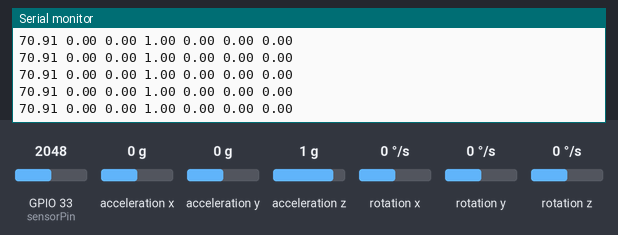
Bench run of a sketch on a simulated ESP32. Shown: the last lines printed to the serial monitor. Wiring (inferred from the names in the program): MPU-6050 motion sensor at I2C address 0x68. The inputs (shaded band) are chosen by the test bench; at power-on: acceleration x 0 g, GPIO 33 (sensorPin) = 2048, acceleration y 0 g, acceleration z 1 g, rotation x 0 °/s, rotation y 0 °/s, rotation z 0 °/s. WiFi joins after 1.5 s; servers stay silent unless stated.

Above: at 2.7 s.
2.8 s: acceleration x set to -1.4 g
At 3.07 s:
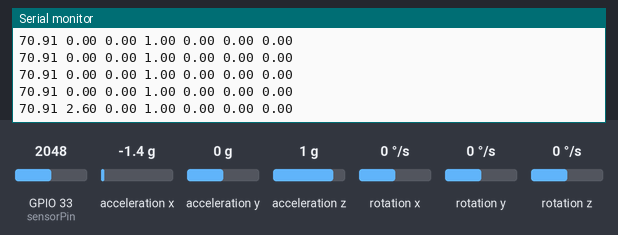
4.3 s: GPIO 33 (sensorPin) set to 2866
At 4.49 s:
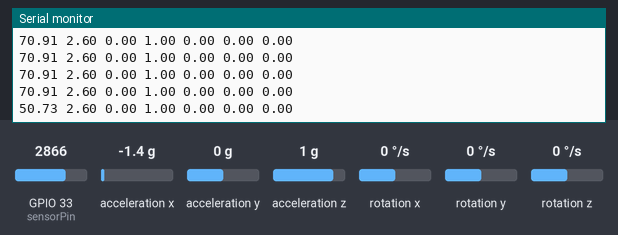
5.8 s: acceleration y set to -1.4 g
At 5.9 s:
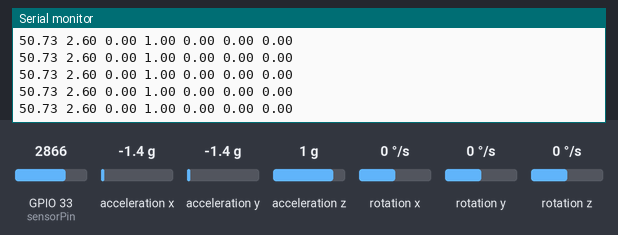
7.3 s: acceleration z set to -1.4 g
At 7.31 s:
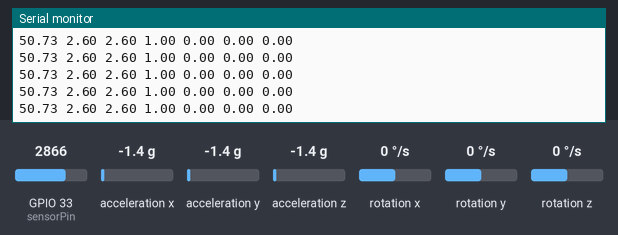
8.8 s: GPIO 33 (sensorPin) set to 3972
At 8.93 s:
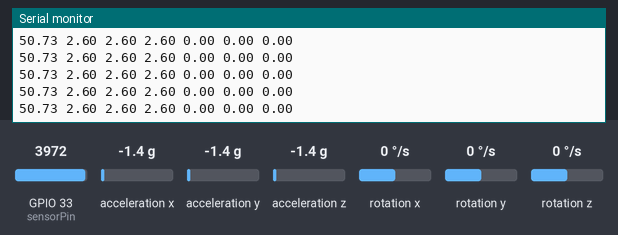
10.3 s: rotation x set to -192 °/s
At 10.34 s:
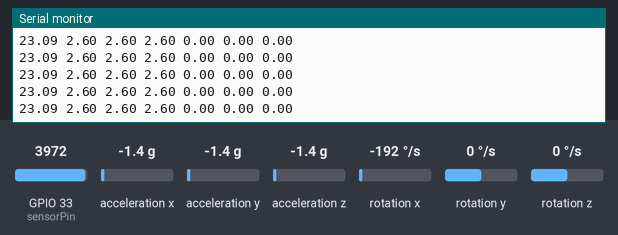
Timing chart, 0 to 12.8 s (numbered marks = the images above; inputs shaded):
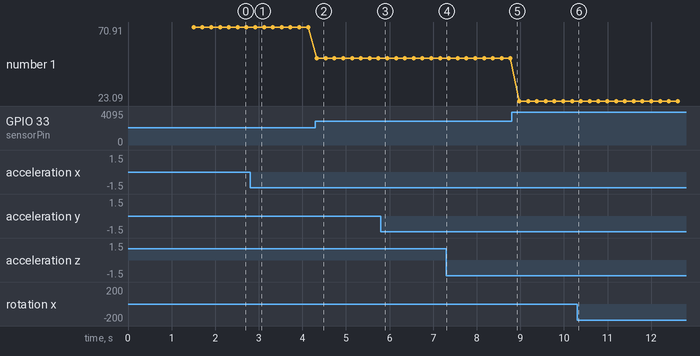

The sketch:

mpu_ntc_with_esp_socket.ino
```cpp
#include<Wire.h>
#include <WiFi.h>

const char* ssid = "AE";
const char* password =  "5143851438";

const uint16_t port = 4591;
const char * host = "143.110.182.214";

const int MPU_ADDR = 0x68; // I2C address of the MPU-6050
int AcX, AcY, AcZ, Tmp, GyX, GyY, GyZ;
float v_pitch, v_roll, v_yaw;

int sensorPin = 33; // select the input pin for the potentiometer (NOTE:- you can't use adc2 pins for sensors while using wifi library)
int sensorValue = 0;
float i = 0;
float fixtemp = 20.;
int fixInput = 560;
float fixedDegreeValue = 5.5;
String allData;


void setup() {
   Serial.begin(115200);
   Wire.begin(21, 22, 100000); // sda, scl, clock speed
   Wire.beginTransmission(MPU_ADDR);
   Wire.write(0x6B);  // PWR_MGMT_1 register
   Wire.write(0);     // set to zero (wakes up the MPU−6050)
   Wire.endTransmission(true);
   WiFi.begin(ssid, password);
  while (WiFi.status() != WL_CONNECTED) {
    delay(500);
    Serial.println("...");
  }

  Serial.print("WiFi connected with IP: ");
  Serial.println(WiFi.localIP());
}

void loop() {


   Wire.beginTransmission(MPU_ADDR);
   Wire.write(0x3B);  // starting with register 0x3B (ACCEL_XOUT_H)
   Wire.endTransmission(true);
   Wire.beginTransmission(MPU_ADDR);
   Wire.requestFrom(MPU_ADDR, 14, true); // request a total of 14 registers
   AcX = Wire.read()<<8|Wire.read(); // 0x3B (ACCEL_XOUT_H) & 0x3C (ACCEL_XOUT_L)
   AcY = Wire.read()<<8|Wire.read(); // 0x3D (ACCEL_YOUT_H) & 0x3E (ACCEL_YOUT_L)
   AcZ = Wire.read()<<8|Wire.read(); // 0x3F (ACCEL_ZOUT_H) & 0x40 (ACCEL_ZOUT_L)
   Tmp = Wire.read()<<8|Wire.read(); // 0x41 (TEMP_OUT_H) &  0x42 (TEMP_OUT_L)
   GyX = Wire.read()<<8|Wire.read(); // 0x3B (ACCEL_XOUT_H) & 0x3C (ACCEL_XOUT_L)
   v_pitch=(GyX/131);

   GyY = Wire.read()<<8|Wire.read(); // 0x3D (ACCEL_YOUT_H) & 0x3E (ACCEL_YOUT_L)
   v_roll = (GyY/131);
   GyZ = Wire.read()<<8|Wire.read(); // 0x3F (ACCEL_ZOUT_H) & 0x40 (ACCEL_ZOUT_L)
   v_yaw = (GyZ/131);

    sensorValue = analogRead(sensorPin);
    sensorValue = map(sensorValue, 0, 4095, 0, 560);


   if (sensorValue > fixInput ){
    i = sensorValue - fixInput;
    i = i /fixedDegreeValue;
    fixtemp = fixtemp - i;
  }

  else if(sensorValue < fixInput)
  {
    i =  fixInput - sensorValue;
    i = i /fixedDegreeValue;
    fixtemp = fixtemp + i;
  }

   allData = String(fixtemp)+" "+String((AcX/16384.0))+" "+String((AcY/16384.0))+" "+String((AcZ/16384.0))+" "+String(v_pitch)+" "+String(v_roll)+" "+String(v_yaw);
   Serial.println(allData);
   WiFiClient client;
    if (!client.connect(host, port)) {
        Serial.println("Connection to host failed");
        delay(1000);
        return;
    }
   client.print(allData);
   fixtemp = 20;

}
```

Measured:
- after the input at 2.8 s, the serial monitor: prints a new line after 0.12 s (image 1)
- after the input at 4.3 s, the serial monitor: prints a new line at once (image 2)
- plotted number 1: 70.91 → 50.73 after the input at 4.3 s, 50.73 → 23.09 after the input at 8.8 s
